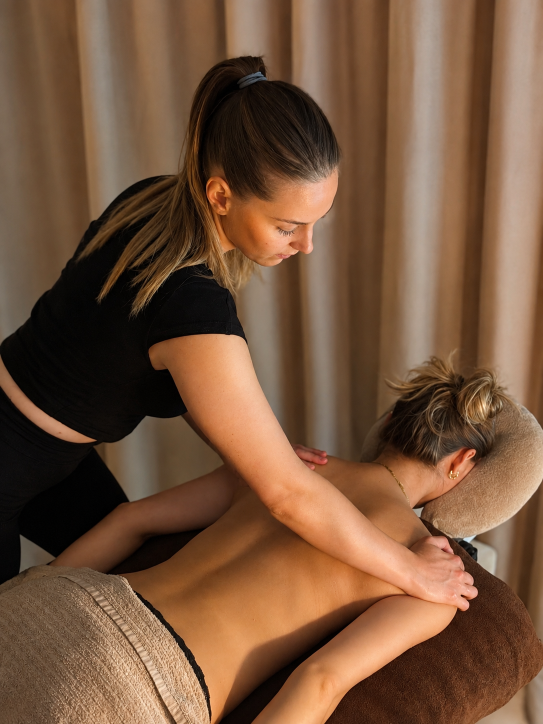
#> input picture sources/photos/seance-source-1.png, 1086 x 1448 px (shown at 1/2 size)
$ python tools-photos.py
#> lines starting #> are read from the running program, lines starting #| are printed output that depends on the picture
#| source : seance-source-1.png — 1086×1448
#!/usr/bin/env python3
"""Prépare les photos du site aux formats attendus par les gabarits.

Les photographies d'origine sont dans `sources/photos/` : deux scènes de
massage (l'accueil et la page « Moi »), la pièce de massage (« Le lieu »)
et un portrait posé, gardé pour la vignette de « Moi » — retirée pour
l'instant, mais qu'on peut remettre. Chaque emplacement a son propre rapport
d'aspect. Recadrer à la main donnerait des fichiers
qu'on ne saurait plus régénérer : le cadrage est décrit ici, en fractions
de l'image d'origine, et le script produit les fichiers.

Le point de visée n'est jamais le centre de l'image : sur le portrait
c'est le visage — un recadrage centré coupait le haut du crâne sur le
format le plus carré — et sur la scène c'est le point entre le visage de
Marie et ses mains.

    python3 tools-photos.py
"""
import pathlib
from PIL import Image

ROOT    = pathlib.Path(__file__).parent
SOURCES = ROOT / 'sources/photos'
DEST    = ROOT / 'assets/img'

# Le cliché de Marie en séance qui reste propre au panneau « Moi ». Il
# arrive déjà cadré en 3/4, celui du gabarit : rien à recadrer, seulement à
# convertir. Il fait 2 Mo de PNG, ce qui est hors de question sur une page
# ouverte au téléphone.
#
# Le second cliché de la série ne passe plus par ici : il est devenu la
# photo de l'accueil, et il est donc recadré comme les autres, plus bas.
#
# 620 px de large : le cadre le plus grand fait 265 px sur grand écran, et
# 620 couvre le double pour les écrans à forte densité sans payer plus.
SEANCES = [('seance-source-2.png', 'marie-seance-2.webp')]
SEANCE_LARGEUR = 620

# Repères relevés sur les photos (fractions de largeur / hauteur).
# Le portrait posé : le visage est haut et à droite du centre.
VISAGE_X, VISAGE_Y = 0.55, 0.40
# La photo en séance : deux personnes, pas une. La visée est prise entre le
# visage de Marie et ses mains — c'est le geste qui fait l'image, et viser
# le seul visage repoussait les mains hors du cadre sur les formats courts.
SEANCE_X, SEANCE_Y = 0.52, 0.44

# source, nom, rapport, largeur finale, part de l'image gardée, visée
# (chaque découpe nomme sa source : l'accueil et le panneau « Moi » ne
#  montrent plus la même photographie, et une visée unique ne pouvait pas
#  convenir à un portrait posé comme à une scène à deux personnages)
FORMATS = [
    # Arche de l'accueil. La photo en séance a presque exactement le
    # rapport de l'arche (0,750 contre 0,746) : elle y entre entière, on ne
    # rogne que 2 % pour absorber l'écart.
    ('seance-source-1.png', 'marie-hero.webp',   1 / 1.34, 1040, 0.98,
     SEANCE_X, SEANCE_Y),
    # Le même cadrage pour le téléphone couché et la tablette, où la photo
    # garde son arche mais dans un cadre plus petit.
    ('seance-source-1.png', 'marie-hero-m.webp', 1 / 1.34,  700, 0.98,
     SEANCE_X, SEANCE_Y),
    # Téléphone debout : la photo occupe l'écran entier, et l'écran est deux
    # fois plus haut que large. Découper au rapport de l'écran plutôt que de
    # laisser le navigateur rogner une image en 3/4 change tout : sur la
    # découpe en 3/4 servie à 700 px, il n'en montrait que 433 de large — pour
    # 1170 pixels d'écran sur un téléphone récent, soit un agrandissement de
    # 2,7. Ici les 669 px sont tous vus, et ce sont ceux de la source, sans
    # réduction intermédiaire.
    #
    # 0,462 est le rapport de l'écran de référence (390 × 844). La largeur
    # n'est pas choisie : c'est tout ce que la source contient à ce rapport.
    # Le jour où Marie fournit une photo plus définie, c'est ce nombre qui
    # monte, et lui seul.
    ('seance-source-1.png', 'marie-hero-plein.webp', 390 / 844, 669, 1.00,
     SEANCE_X, .5),
    # Le même portrait au rapport des vignettes de « Moi ». Depuis que la
    # scène de massage tient l'accueil, elle ne peut plus servir aussi de
    # vignette : c'est le visage de Marie qui prend sa place, et il lui faut
    # le 3/4 de l'autre vignette pour que la paire s'aligne.
    ('marie-source.png', 'marie-moi.webp',       3 / 4,     620, 0.92,
     VISAGE_X, VISAGE_Y),
    # La pièce de massage, seule image du panneau « Le lieu ». Carré, à
    # pleine largeur : une image unique ne se traite pas comme une vignette
    # d'une série.
    #
    # La visée est haute — 0,42 et non le centre. Le carré ne garde que
    # trois quarts de la hauteur de la source, et centré il coupait la
    # suspension en rotin par le milieu ; c'est elle qui tient le haut du
    # cadre et donne son caractère à la pièce. À 0,42 elle passe entière,
    # et le tapis reste au pied de la table.
    #
    # 1080 px, soit toute la largeur de la source : le cadre fait 480 px sur
    # grand écran et la largeur de l'écran sur téléphone, ce qui demande
    # jusqu'à 1026 pixels réels sur un écran à forte densité. Le panneau ne
    # charge son image qu'à l'ouverture — elle ne pèse rien tant que
    # personne ne demande à voir la pièce.
    ('cabinet-source.png', 'cabinet.webp',        1 / 1,    1080, 1.00,
     .5, .42),
]


def recadre(im, rapport, part, visee_x, visee_y):
    """Recadre autour du point visé, en gardant `part` de la dimension limitante."""
#> called with rapport = 0.746, part = 0.98, visee_x = 0.52, visee_y = 0.44
    W, H = im.size
#> W = 1086; H = 1448
    # Plus grande boîte au bon rapport qui tienne dans l'image.
    if W / H > rapport:
        h = H * part
#> h = 1419
        w = h * rapport
#> w = 1059
    else:
        w = W * part
        h = w / rapport

    cx, cy = W * visee_x, H * visee_y
#> cx = 564.7; cy = 637.1
    x = min(max(cx - w / 2, 0), W - w)
#> x = 27.01
    y = min(max(cy - h / 2, 0), H - h)
#> y = 0
    return im.crop((round(x), round(y), round(x + w), round(y + h)))
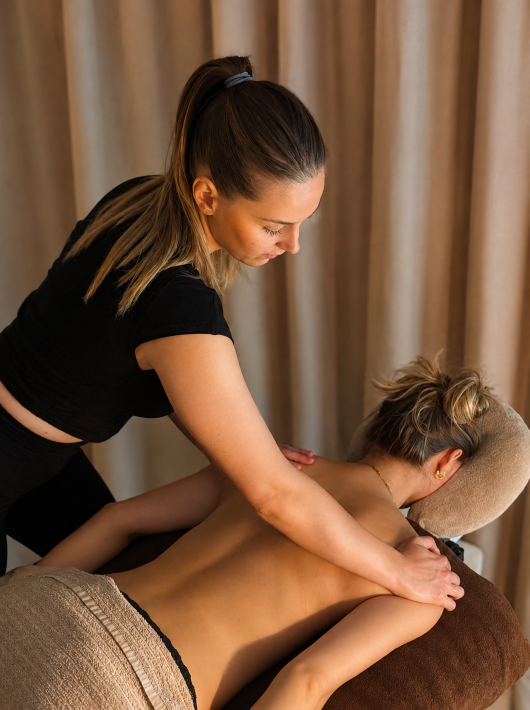
#> returned value: PIL image 1059x1419 RGB (shown at 1/2 size); mean R, G, B 118.7, 84.8, 60.3


def main():
    ouvertes = {}
    for source, nom, rapport, largeur, part, vx, vy in FORMATS:
        if source not in ouvertes:
            chemin_src = SOURCES / source
            if not chemin_src.exists():
                raise SystemExit(f'photo introuvable : {chemin_src}')
            ouvertes[source] = Image.open(chemin_src).convert('RGB')
            print(f'source : {source} — '
                  f'{ouvertes[source].size[0]}×{ouvertes[source].size[1]}')
        im = recadre(ouvertes[source], rapport, part, vx, vy)
        im = im.resize((largeur, round(largeur / rapport)), Image.LANCZOS)
        chemin = DEST / nom
        im.save(chemin, quality=82, method=6)
        print(f'  {nom:22s} {im.size[0]}×{im.size[1]}  '
              f'{chemin.stat().st_size / 1024:.1f} Ko')
#|   marie-hero.webp        1040×1394  92.6 Ko

    for source, nom in SEANCES:
        src = SOURCES / source
        if not src.exists():
            raise SystemExit(f'photo introuvable : {src}')
        im = Image.open(src).convert('RGB')
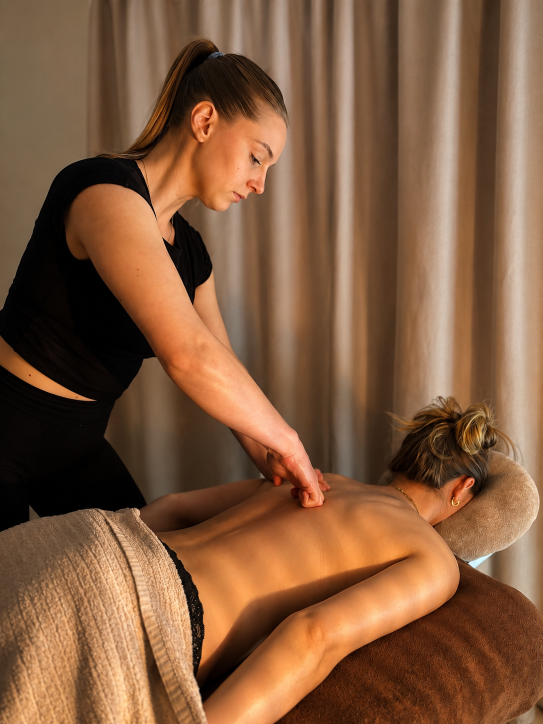
#> input picture assets/img/seance-source-2.png, 1086 x 1448 px, found by its file name (shown at 1/2 size)
#> im is the input picture: PIL image 1086x1448 RGB; mean R, G, B 130.2, 90.9, 62.5
        haut = round(SEANCE_LARGEUR * im.height / im.width)
#> haut = 827
        im = im.resize((SEANCE_LARGEUR, haut), Image.LANCZOS)
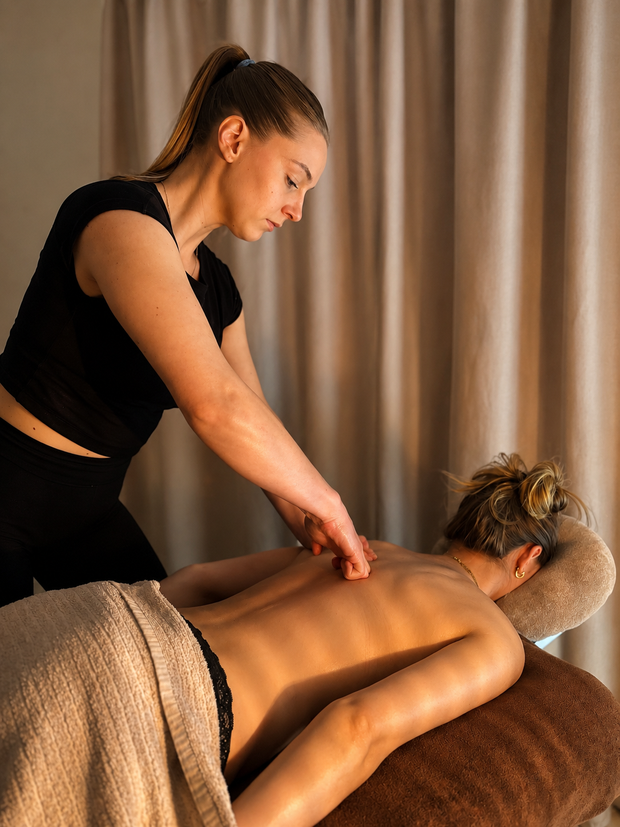
#> im: PIL image 620x827 RGB; mean R, G, B 130.2, 90.9, 62.5
        chemin = DEST / nom
        im.save(chemin, quality=82, method=6)
        print(f'  {nom:22s} {im.size[0]}×{im.size[1]}  '
              f'{chemin.stat().st_size / 1024:.1f} Ko')
#|   marie-seance-2.webp    620×827  42.7 Ko


if __name__ == '__main__':
    main()
